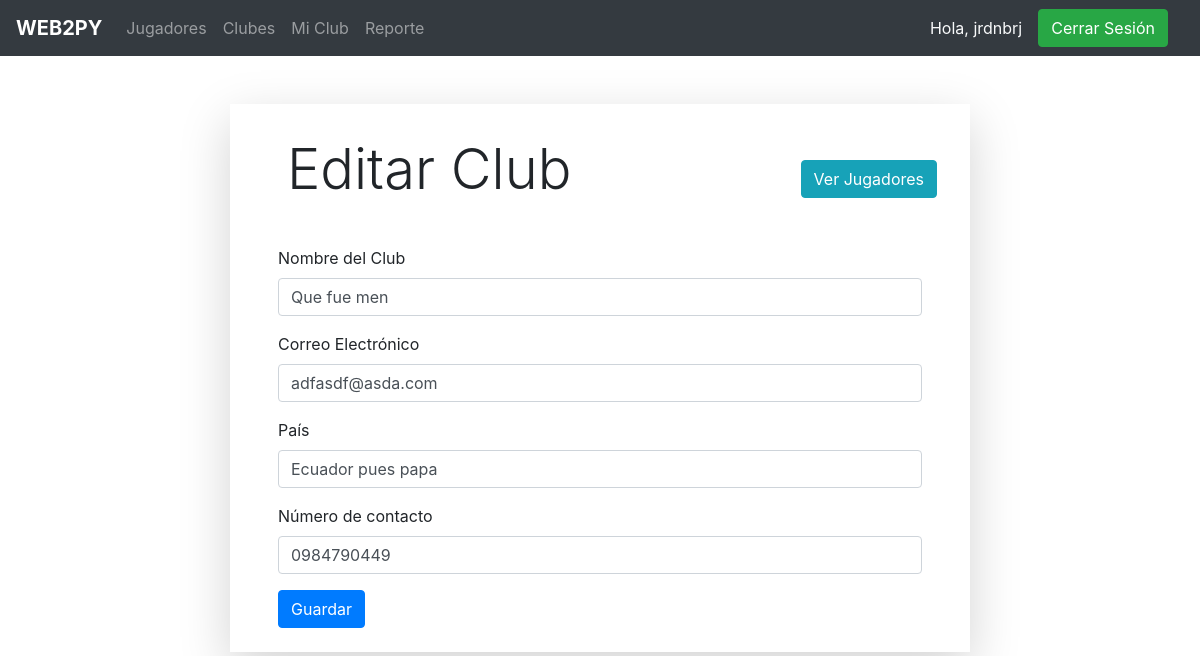
Before: /club/editar (signed in) with the older database file.
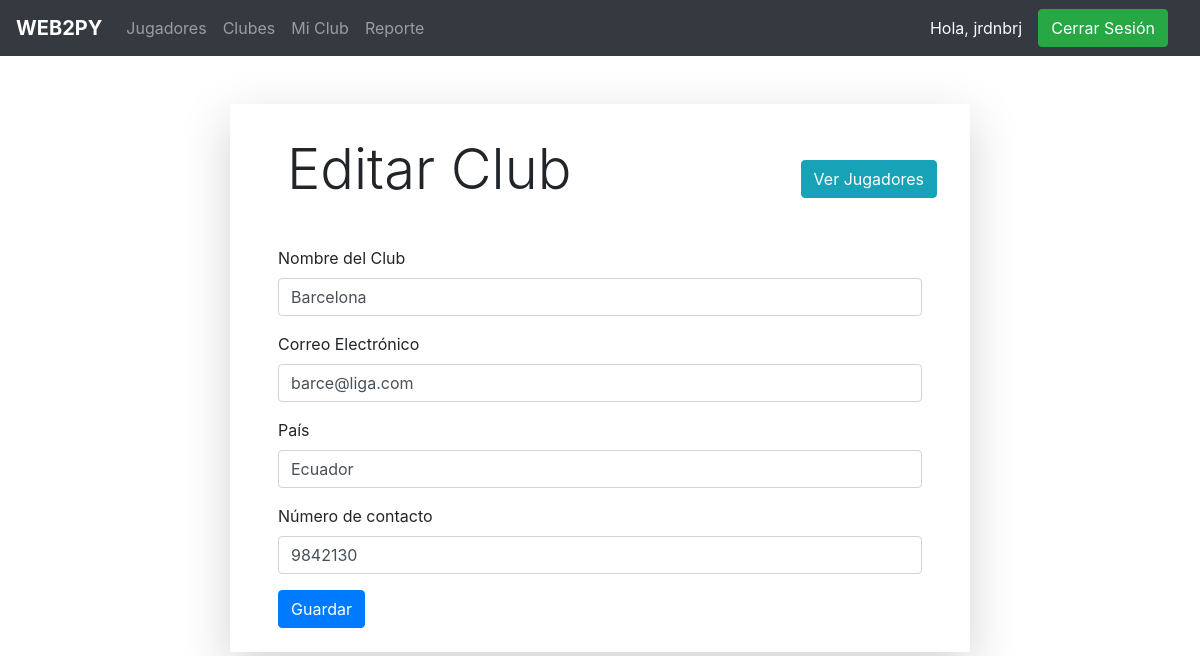
After: the same page with the newer database file.
### app/models.py (models this page shows, shortened)
class Club(models.Model):
    id = models.AutoField(primary_key=True)
    nombre = models.CharField(max_length=50, unique=True)
    email = models.EmailField(max_length=50, unique=True, default='')
    pais = models.CharField(max_length=30, default='')
    telefono = models.CharField(max_length=25, null=True, blank=True, default='')
    usuario = models.ForeignKey(User, null=True, blank=True, on_delete=models.SET_NULL, related_name='usuario')

### app/views.py (the view, shortened to what this page needs)
# urls.py: path('club/editar', editar_club, name='editar_club'),
@login_required
def editar_club(request):
    club = Club.objects.get(usuario=request.user)
    jugadores = Jugador.objects.filter(club=club.id)
    print('Jugadores:', jugadores)
    context = {
        'action': 'Editar',
        'club': club,
        'jugadores': jugadores
    }
    return render(request, 'club/crear_editar_club.html', context)

### app/models.py (called while the page is built)
    def __str__(self):
        return self.nombre

### templates/club/crear_editar_club.html (shortened to what this page needs)
{% extends 'base.html' %}
{% block content %}
<div class="container">
    <div class="shadow-lg col-xl-8 mx-auto m-5 px-5 py-2">
        <div class="row justify-content-between">
            <h2 class="m-4 display-4">{% if action %}{{ action }}{% else %}Nuevo{% endif %} Club</h2>
            {% if action %}
                <button class="btn btn-info my-5" class="btn btn-primary" data-toggle="modal" data-target="#exampleModalCenter">Ver Jugadores</button>
            {% endif %}
        </div>
        <form method="POST">{% csrf_token %}
            <div class="form-group">
                <label>Nombre del Club</label>
                <input type="text" class="form-control" name="nombre" value="{% if form.errors %}{{ form.nombre.value }}{% else %}{{ club.nombre }}{% endif %}" required>
            </div>
            <div class="form-group">
                <label>Correo Electrónico</label><br>
                <input type="email" class="form-control" name="email" value="{% if form.errors %}{{ form.email.value }}{% else %}{{ club.email }}{% endif %}" required>
            </div>
            <div class="form-group">
                <label>País</label><br>
                <input type="text" class="form-control" name="pais" value="{% if form.errors %}{{ form.pais.value }}{% else %}{{ club.pais }}{% endif %}" required>
            </div>
            <div class="form-group">
                <label>Número de contacto</label><br>
                <input type="number" class="form-control" name="telefono" value="{% if form.errors %}{{ form.telefono.value }}{% else %}{{ club.telefono }}{% endif %}" required>
            </div>
            <button type="submit" class="btn btn-primary">Guardar</button>
        </form>
    </div>
</div>
{% endblock %}

Changed rows visible on the page:
changed Club: nombre "Que fue men" → "Barcelona"; email "adfasdf@asda.com" → "barce@liga.com"; pais "Ecuador pues papa" → "Ecuador"; telefono "0984790449" → "9842130"
